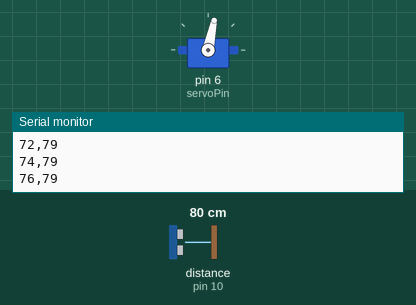
The sketch below on a simulated Arduino Uno, built with avr-gcc and run on an emulated ATmega328P. Parts: servo, the last lines printed to the serial monitor. Wiring (inferred from the names in the program): ultrasonic range finder: trigger pin 9; echo pin 10. The inputs (shaded band) are chosen by the test bench; at power-on: distance to the obstacle (sensor on pin 10) 80 cm. The echo pulse lasts 58.3 µs per cm.

Above: at 1.2 s.
1.3 s: distance to the obstacle (sensor on pin 10) set to 250 cm
At 2.0 s:
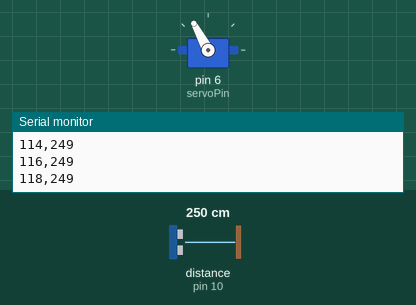
4.3 s: distance to the obstacle (sensor on pin 10) set to 2 cm
At 6.14 s:
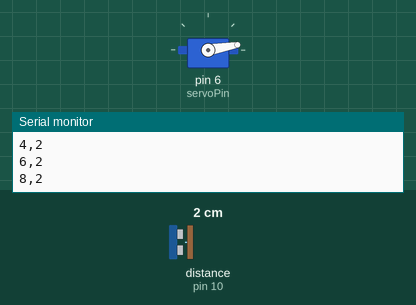
7.3 s: distance to the obstacle (sensor on pin 10) set to 60 cm
At 8.63 s:
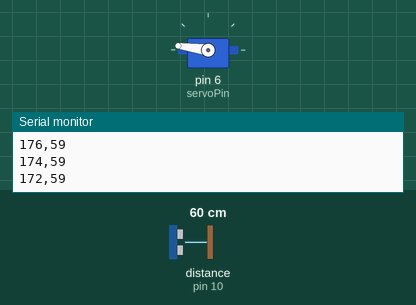
Timing chart, 0 to 16.3 s (numbered marks = the images above; inputs shaded):
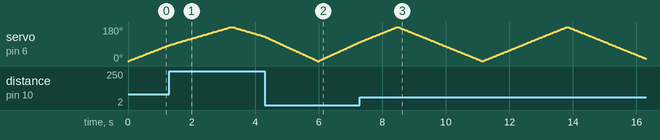

The sketch:

arduino_example.ino
```cpp
#include <Servo.h>

Servo radarServo;
const int trigPin = 9;
const int echoPin = 10;
const int servoPin = 6;

long readDistanceCm() {
  digitalWrite(trigPin, LOW);
  delayMicroseconds(2);
  digitalWrite(trigPin, HIGH);
  delayMicroseconds(10);
  digitalWrite(trigPin, LOW);

  long duration = pulseIn(echoPin, HIGH, 30000);
  if (duration == 0) return 400;

  long distance = duration * 0.0343 / 2;
  if (distance < 2) distance = 2;
  if (distance > 400) distance = 400;
  return distance;
}

void setup() {
  pinMode(trigPin, OUTPUT);
  pinMode(echoPin, INPUT);
  radarServo.attach(servoPin);
  Serial.begin(115200);
}

void loop() {
  for (int angle = 0; angle <= 180; angle += 2) {
    radarServo.write(angle);
    delay(25);
    Serial.print(angle);
    Serial.print(',');
    Serial.println(readDistanceCm());
  }

  for (int angle = 180; angle >= 0; angle -= 2) {
    radarServo.write(angle);
    delay(25);
    Serial.print(angle);
    Serial.print(',');
    Serial.println(readDistanceCm());
  }
}
```
